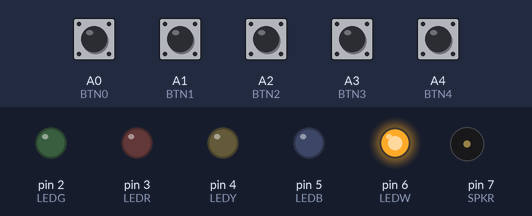
The sketch below on a simulated Arduino Uno, built with avr-gcc and run on an emulated ATmega328P. On the bench: output pins drawn as LEDs (lit = HIGH), buzzer (waves = sounding). Dashed ring = blinking. The inputs (shaded band) are chosen by the test bench; at power-on: A0 (BTN0), A1 (BTN1), A2 (BTN2), A3 (BTN3), A4 (BTN4) LOW. Random numbers use the default seed unless the sketch sets one.

Above: at 1.2 s.
1.3 s: A4 (BTN4) pulled HIGH for 0.15 s
At 2.9 s:
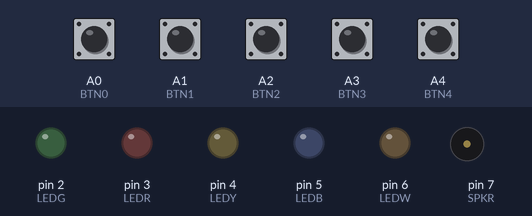
4.0 s: A0 (BTN0) pulled HIGH for 0.15 s
At 4.85 s:
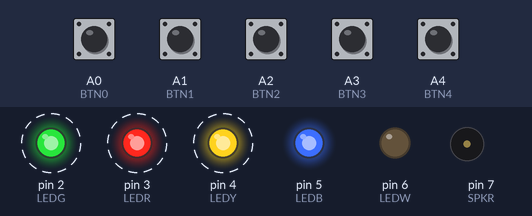
7.0 s: A4 (BTN4) pulled HIGH for 1 s
At 8.9 s:
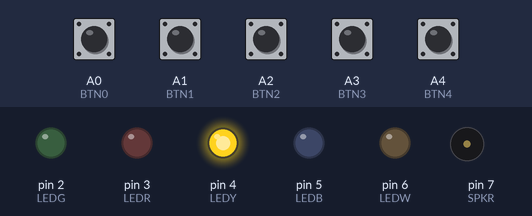
10.6 s: A1 (BTN1) pulled HIGH for 0.15 s
At 13.4 s:
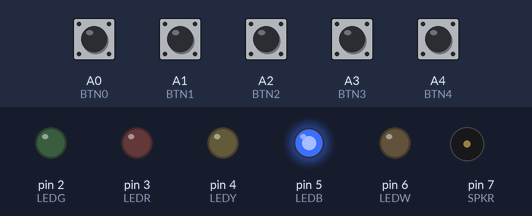
13.6 s: A2 (BTN2) pulled HIGH for 1 s
At 15.1 s:
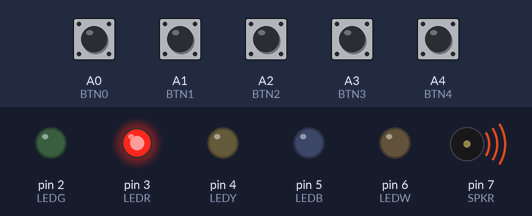
Timing chart, 0 to 19.7 s (numbered marks = the images above; inputs shaded):
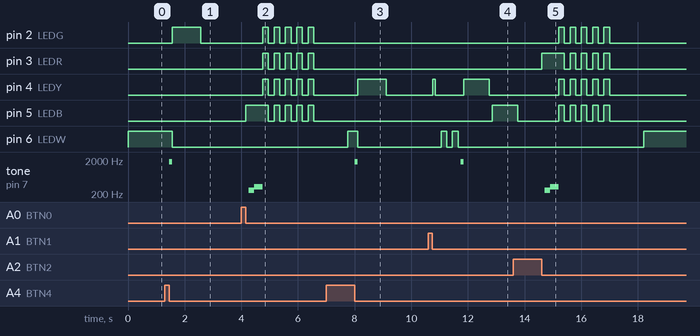

The sketch:

SimpleSimon.ino
```cpp
/*
https://projecthub.arduino.cc/Arduino_Scuola/a-simple-simon-says-game-6f7fef
This sketch is a simple version of the famous Simon Says game. You can  use it and improved it adding
levels and everything you want to increase the  diffuculty!

There are five buttons connected to A0, A1, A2, A3 and A4.
The  buttons from A0 to A3 are used to insert the right sequence while A4 to start the  game.

When a wrong sequence is inserted all the leds will blink for three  time very fast otherwhise the
inserted sequence is correct.

This lesson aims to show how to make a simple Arduino based Simon Says light game.

Hardware needed:
5x  pushbuttons
1x Blue led
1x Yellow led
1x Red led
1x Green Led
4x  1k resistors
4x 10k resisors
10x jumpers
1x Speaker or buzzer
*/
/*
HHS Modifications
Use Bounce library for switch debounce
Add tones for auditory feedback
Code cleanup
*/

#include <Bounce2.h>


#define BTN0    A0
#define BTN1    A1
#define BTN2    A2
#define BTN3    A3
#define BTN4    A4
#define LEDG    2
#define LEDR    3
#define LEDY    4
#define LEDB    5
#define LEDW    6
#define SPKR    7

#define DELAY1  100
#define DELAY2  200
#define DELAY3  300
#define DELAY4  400
#define DELAY10 1000

Bounce2::Button button0 = Bounce2::Button();    // Blue
Bounce2::Button button1 = Bounce2::Button();    // Yellow
Bounce2::Button button2 = Bounce2::Button();    // Red
Bounce2::Button button3 = Bounce2::Button();    // Green
Bounce2::Button button4 = Bounce2::Button();    // White

const int MAX_LEVEL  = 50;
const int startTone  = 1760, tone1 = 262, tone2 = 330, tone3 = 392, tone4 = 523;
//const int buzzer = 7;
int sequence[MAX_LEVEL];
int your_sequence[MAX_LEVEL];
int level  = 1;
int difficulty_factor = 50;

int velocity = 1000;

void setup() {
    Serial.begin(115200);

    pinMode(BTN0, INPUT);
    pinMode(BTN1, INPUT);
    pinMode(BTN2, INPUT);
    pinMode(BTN3, INPUT);
    pinMode(BTN4, INPUT);

    pinMode(LEDG, OUTPUT);
    pinMode(LEDR, OUTPUT);
    pinMode(LEDY, OUTPUT);
    pinMode(LEDB, OUTPUT);
    pinMode(LEDW, OUTPUT);
    pinMode(SPKR, OUTPUT);

// attach debounce to pins, set the settling period and ON state
    button0.attach(BTN0);
    button0.interval(5);
    button0.setPressedState(LOW);
    button1.attach(BTN1);
    button1.interval(5);
    button1.setPressedState(LOW);
    button2.attach(BTN2);
    button2.interval(5);
    button2.setPressedState(LOW);
    button3.attach(BTN3);
    button3.interval(5);
    button3.setPressedState(LOW);
    button4.attach(BTN4);
    button4.interval(5);
    button4.setPressedState(LOW);

    reset();
}

void loop() {
    button4.update();
    if  (level == 1) {
        generate_sequence();//generate a sequence;
        digitalWrite(LEDW, HIGH);
    }

//If start button is pressed or you're winning
    if (button4.pressed() || level > 1) {
        if (button0.pressed())
            difficulty_factor = 100;
        start_tone();
        digitalWrite(LEDW, LOW);
        show_sequence();    //show the sequence
        get_sequence();     //wait for your sequence
    }
}

void reset() {
    digitalWrite(LEDG, LOW);
    digitalWrite(LEDR, LOW);
    digitalWrite(LEDY, LOW);
    digitalWrite(LEDB, LOW);
    digitalWrite(LEDW, HIGH);
    level  = 1;
    velocity = 1000;
}

void  show_sequence() {
    digitalWrite(LEDG, LOW);
    digitalWrite(LEDR, LOW);
    digitalWrite(LEDY, LOW);
    digitalWrite(LEDB, LOW);

    for (int i = 0; i < level; i++) {
        digitalWrite(sequence[i],  HIGH);
        delay(velocity);
        digitalWrite(sequence[i], LOW);
        delay(DELAY1);
    }
}

void  get_sequence() {
    bool is_correct = false; //this is_correct indicates if the sequence is correct

    for  (int i = 0; i < level; i++) {
        is_correct = false;
        while(is_correct == 0) {
            button0.update();
            button1.update();
            button2.update();
            button3.update();
            if (button0.pressed()) {
                digitalWrite(LEDB, HIGH);
                your_sequence[i] = 5;
                is_correct = true;
                delay(DELAY1);
                if  (your_sequence[i] != sequence[i]) {
                    wrong_sequence();
                    return;
                }
                digitalWrite(LEDB,  LOW);
            }

            if (button1.pressed()) {
                digitalWrite(LEDY, HIGH);
                your_sequence[i] = 4;
                is_correct = true;
                delay(DELAY1);
                if (your_sequence[i] != sequence[i]) {
                    wrong_sequence();
                    return;
                }
                digitalWrite(LEDY,  LOW);
            }

            if (button2.pressed()) {
                digitalWrite(LEDR, HIGH);
                your_sequence[i] = 3;
                is_correct = true;
                delay(DELAY1);
                if (your_sequence[i] != sequence[i]) {
                    wrong_sequence();
                    return;
                }
                digitalWrite(LEDR,  LOW);
            }

            if (button3.pressed()) {
                digitalWrite(LEDG, HIGH);
                your_sequence[i] = 2;
                is_correct = true;
                delay(DELAY1);
                if (your_sequence[i] != sequence[i]) {
                    wrong_sequence();
                    return;
                }
                digitalWrite(LEDG,  LOW);
            }
        }
    }
    right_sequence();
}

void generate_sequence() {
    randomSeed(millis());  //in this way is really random!!!
    for (int i = 0; i < MAX_LEVEL; i++) {
        sequence[i]  = random(2,6);
    }
}

void wrong_sequence() {
    incorrect_tone();
    for (int i = 0; i < 5;  i++) {
        digitalWrite(LEDG, HIGH);
        digitalWrite(LEDR, HIGH);
        digitalWrite(LEDY,  HIGH);
        digitalWrite(LEDB, HIGH);
        delay(DELAY2);
        digitalWrite(LEDG, LOW);
        digitalWrite(LEDR,  LOW);
        digitalWrite(LEDY, LOW);
        digitalWrite(LEDB, LOW);
        delay(DELAY2);
    }
    delay(DELAY10);
    reset();
}

void right_sequence() {
    digitalWrite(LEDG, LOW);
    digitalWrite(LEDR, LOW);
    digitalWrite(LEDY, LOW);
    digitalWrite(LEDB, LOW);
    delay(DELAY2);

    digitalWrite(LEDW, HIGH);
    delay(DELAY2);
    digitalWrite(LEDW, LOW);
    delay(DELAY2);
    digitalWrite(LEDW, HIGH);
    delay(DELAY2);
    digitalWrite(LEDW, LOW);
    delay(DELAY1);

    if (level < MAX_LEVEL)
        level++;

    if (velocity > difficulty_factor)
        velocity -= difficulty_factor; //increase difficulty
}

void start_tone() {
    tone(SPKR, startTone);
    delay(100);
    noTone(SPKR);
}

void incorrect_tone() {
    tone(SPKR, tone1);
    delay(DELAY2);
    tone(SPKR, tone2);
    delay(DELAY3);
    noTone(SPKR);
}
```

Measured:
- after the input at 1.3 s, pin 2 (LEDG): LOW → HIGH after 0.26 s, → LOW 1.0 s later; pin 6 (LEDW): HIGH → LOW after 0.26 s; tone on pin 7 (SPKR): silent → 1760 Hz after 0.16 s, → silent 0.10 s later
- after the input at 4.0 s, pin 2 (LEDG), pin 3 (LEDR), pin 4 (LEDY): alternates HIGH for 0.20 s and LOW for 0.20 s, starting after 0.75 s; pin 5 (LEDB): LOW → HIGH after 0.15 s, then repeats every 0.40 s: LOW 0.20 s, HIGH 0.20 s; tone on pin 7 (SPKR): silent → 262 Hz after 0.25 s, → 330 Hz 0.20 s later, → silent 0.30 s later
- after the input at 7.0 s, pin 4 (LEDY): LOW → HIGH after 1.1 s, → LOW 1.0 s later; tone on pin 7 (SPKR): silent → 1760 Hz after 1.0 s, → silent 0.10 s later
- after the input at 10.6 s, pin 4 (LEDY): LOW → HIGH after 0.15 s, → LOW 0.10 s later, → HIGH 1.0 s later, → LOW 0.90 s later; pin 5 (LEDB): LOW → HIGH after 2.3 s; pin 6 (LEDW): alternates HIGH for 0.20 s and LOW for 0.20 s, 4 changes in all, then stays LOW, starting after 0.45 s; tone on pin 7 (SPKR): silent → 1760 Hz after 1.2 s, → silent 0.10 s later
- after the input at 13.6 s, pin 2 (LEDG): alternates HIGH for 0.20 s and LOW for 0.20 s, 10 changes in all, then stays LOW, starting after 1.6 s; pin 3 (LEDR): LOW → HIGH after 1.0 s, then repeats every 0.40 s: LOW 0.20 s, HIGH 0.20 s, until it stays LOW from 17.0 s
